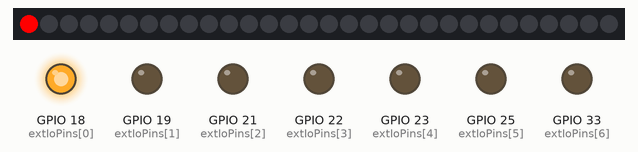
Simulated run of this sketch. Board: ESP32. Parts: 30 RGB LEDs in strip order, left to right, output pins drawn as LEDs (lit = HIGH). Dim RGB values are drawn brighter than linear.

Above: at 0.1 s.
At 7.6 s:
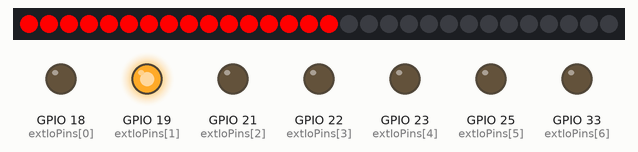
At 14.6 s:
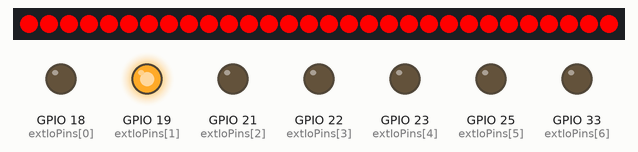
At 19.6 s:
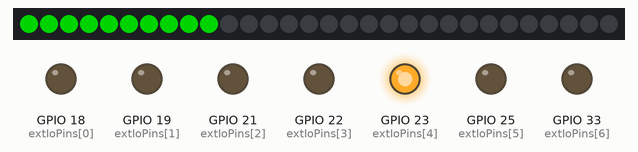
At 29.6 s:
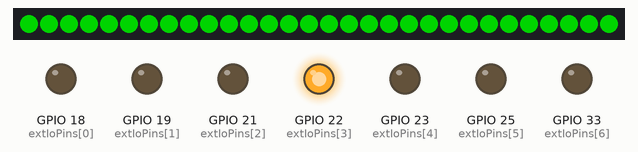
At 39.1 s:
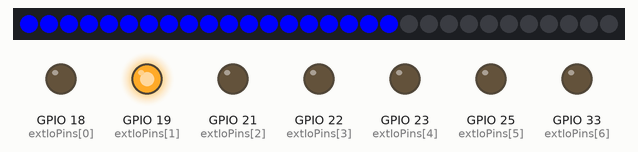
Timing chart, 0 to 40.0 s (numbered marks = the images above):
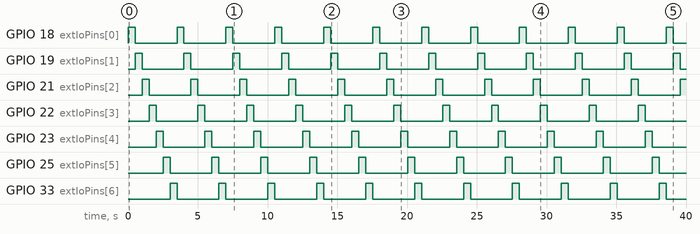

Measured:
- by itself, GPIO 18 (extIoPins[0]), GPIO 19 (extIoPins[1]), GPIO 21 (extIoPins[2]), GPIO 22 (extIoPins[3]), GPIO 23 (extIoPins[4]), GPIO 25 (extIoPins[5]), GPIO 33 (extIoPins[6]): alternates HIGH for 0.50 s and LOW for 3.0 s
- what the display in image 2 shows lasts 0.5 s, from 14.5 s to 15.0 s

The sketch:

test.ino
```cpp
#include <FastLED.h>

#define NUM_EXT_IOS 7

#define PIN_LEDS 27
#define NUM_LEDS 30

CRGB leds[NUM_LEDS];
int ledIndex = 0;
int ledColorIndex = 0;

int extIoIndex = 0;

/* Extra IO Pins
0: EXT IO: G18 / SPI SCK
1: EXT IO: G19 / SPI MISO
2: EXT IO: G21 / I2C SDA
3: EXT IO: G22 / I2C SCL
4: EXT IO: G23 / SPI MOSI
5: EXT IO: G25 / DAC1
6: EXT IO: G33 / ADC5 / TOUCH8
 */
int extIoPins[] = {18, 19, 21, 22, 23, 25, 33};

void setup() {
    FastLED.addLeds<NEOPIXEL, PIN_LEDS>(leds, NUM_LEDS);
    for (int i = 0; i < NUM_LEDS; i++) {
        leds[i] = CRGB::Black;
    }
    FastLED.show();

    for (int i = 0; i < NUM_EXT_IOS; i++) {
        pinMode(extIoPins[i], OUTPUT);
    }
}

void loop() {
    // Loop RGB LED
    switch(ledColorIndex) {
        case 0: leds[ledIndex] = CRGB::Red; break;
        case 1: leds[ledIndex] = CRGB::Green; break;
        case 2: leds[ledIndex] = CRGB::Blue; break;
    }
    FastLED.show();
    ledIndex++;
    if (NUM_LEDS <= ledIndex) {
        ledIndex = 0;
        for (int i = 0; i < NUM_LEDS; i++) {
            leds[i] = CRGB::Black;
        }
        ledColorIndex++;
    }
    if (3 <= ledColorIndex) {
        ledColorIndex = 0;
    }

    // Check Ext IOs
    for (int j = 0; j < NUM_EXT_IOS; j++) {
        digitalWrite(extIoPins[j], LOW);
    }
    digitalWrite(extIoPins[extIoIndex], HIGH);
    extIoIndex++;
    if (NUM_EXT_IOS <= extIoIndex) {
        extIoIndex = 0;
    }

    delay(500);
}
```
